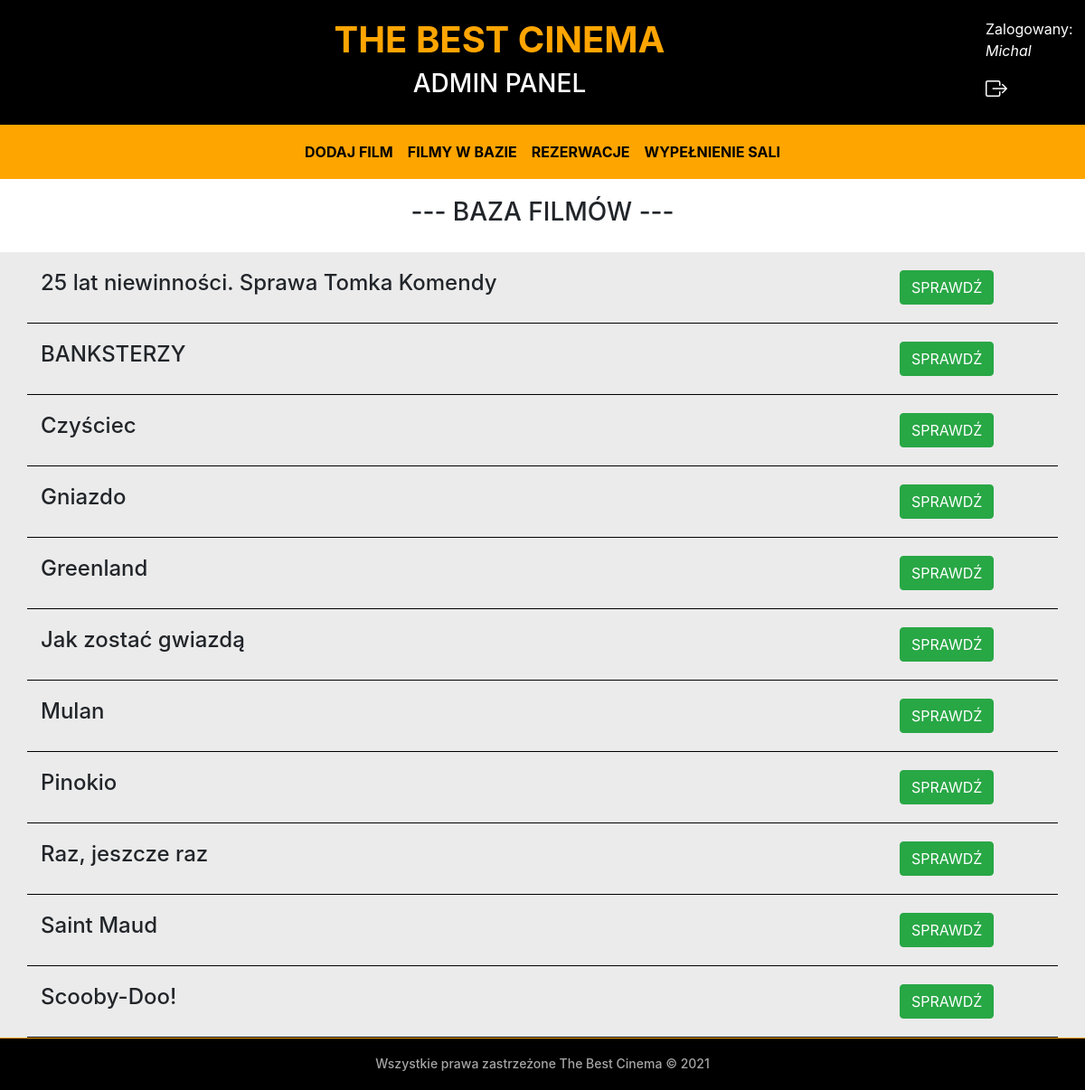
Screenshot of /admin/sala.php (signed in) with the database file from the repository.
### tables this page shows
CREATE TABLE `filmy` (
  `ID` int(11) NOT NULL,
  `Tytul` text NOT NULL,
  `Gatunek` varchar(10) NOT NULL,
  `Czas` int(4) NOT NULL,
  `Wersja` varchar(10) NOT NULL,
  `Data premiery` date NOT NULL,
  `Opis` text NOT NULL,
  `Zwiastun` text NOT NULL,
  `Widoczny` varchar(3) NOT NULL
);

### admin/sala.php (the view, shortened to what this page needs)
<!doctype html>
<html lang="pl">
<head>
    <link href="https://stackpath.bootstrapcdn.com/bootstrap/4.5.2/css/bootstrap.min.css" rel="stylesheet">
</head>
<body>
    <div id="root" class="container-fluid">
        <?php include 'admin_komponenty/header.php'; ?>
        <?php include 'admin_komponenty/nav.php'; ?>
        <div class="tytulowy">
            <div class="container">
                <div class="row">
                    <div class="col-sm-12">
                        <h3 class="tytul">--- BAZA FILMÓW ---</h3>
                    </div>
                </div>
            </div>
        </div>
        <div class="main">
            <div class="container">
                <?php
               include '_hasla.php';
                $com = mysqli_connect($hostname, $username, $password);
                mysqli_select_db($com, $dbname);
                mysqli_set_charset($com, "utf8");
                $query = "SELECT * FROM `filmy`";
                $result = mysqli_query($com, $query);
                if ($result) {
                    while ($row = mysqli_fetch_array($result)) {
                        echo ' <div class="row wiersz">
                                    <div class="col col-sm-10">
                                         <h4>' . $row["Tytul"] . '</h4>
                                    </div>
                                    <div class="col col-sm-2">
                                        <a href="widownia.php?id=' . $row["ID"]  . '#patrz">
                                            <button type="button" class="btn btn-success">SPRAWDŹ</button>
                                        </a>
                                    </div>
                                </div>';
                    }
                }
                ?>
            </div>
        </div>
        <?php include 'admin_komponenty/footer.php'; ?>
    </div>
</body>
</html>

### rows the page displays
filmy: Tytul "25 lat niewinności. Sprawa Tomka Komendy"
filmy: Tytul "BANKSTERZY"
filmy: Tytul "Czyściec"
filmy: Tytul "Gniazdo"
filmy: Tytul "Greenland"
filmy: Tytul "Jak zostać gwiazdą"
filmy: Tytul "Mulan"
filmy: Tytul "Pinokio"
filmy: Tytul "Raz, jeszcze raz"
filmy: Tytul "Saint Maud"
filmy: Tytul "Scooby-Doo!"

### other values shown
$_SESSION['login'] "Michal"
